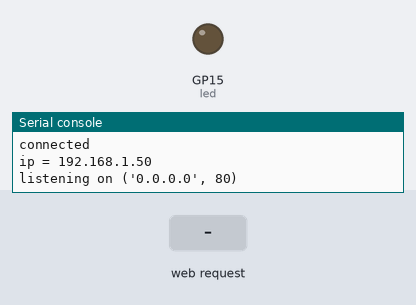
This program was run on a simulated Raspberry Pi Pico running MicroPython. Shown: output pins drawn as LEDs (lit = HIGH), the last lines printed to the serial console. The test bench sets the inputs (shaded band). WiFi joins after 1.5 s.

Above: at 3.2 s.
3.3 s: HTTP request GET /light/on received
At 4.0 s:
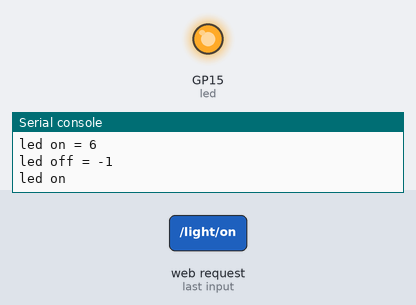
4.8 s: HTTP request GET /light/off received
At 5.2 s:
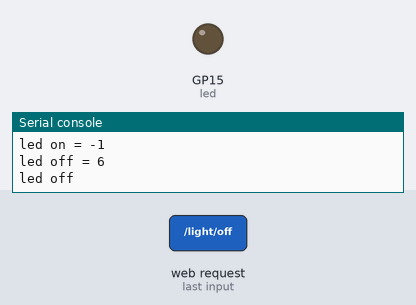
Timing chart, 0 to 7.8 s (numbered marks = the images above; inputs shaded):
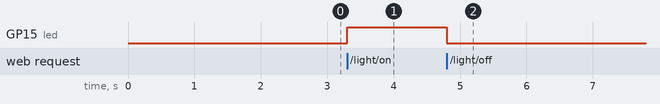

Measured:
- after the input at 3.3 s, GP15 (led): LOW → HIGH at once
- after the input at 4.8 s, GP15 (led): HIGH → LOW at once

The program:

WebServer.py
```python
'''This program is from_
https://github.com/raspberrypi/pico-micropython-examples/blob/master/wireless/webserver.py
linked to from https://docs.micropython.org/en/latest/library/rp2.html

'''

import network
import socket
import time

from machine import Pin

led = Pin(15, Pin.OUT)

ssid = 'YOUR NETWORK NAME'
password = 'YOUR NETWORK PASSWORD'

wlan = network.WLAN(network.STA_IF)
wlan.active(True)
wlan.connect(ssid, password)

html = """<!DOCTYPE html>
<html>
    <head> <title>Pico W</title> </head>
    <body> <h1>Pico W</h1>
        <p>%s</p>
    </body>
</html>
"""

max_wait = 10
while max_wait > 0:
    if wlan.status() < 0 or wlan.status() >= 3:
        break
    max_wait -= 1
    print('waiting for connection...')
    time.sleep(1)

if wlan.status() != 3:
    raise RuntimeError('network connection failed')
else:
    print('connected')
    status = wlan.ifconfig()
    print( 'ip = ' + status[0] )

addr = socket.getaddrinfo('0.0.0.0', 80)[0][-1]

s = socket.socket()
s.bind(addr)
s.listen(1)

print('listening on', addr)

# Listen for connections
while True:
    try:
        cl, addr = s.accept()
        print('client connected from', addr)
        request = cl.recv(1024)
        print(request)

        request = str(request)
        led_on = request.find('/light/on')
        led_off = request.find('/light/off')
        print( 'led on = ' + str(led_on))
        print( 'led off = ' + str(led_off))

        if led_on == 6:
            print("led on")
            led.value(1)
            stateis = "LED is ON"

        if led_off == 6:
            print("led off")
            led.value(0)
            stateis = "LED is OFF"

        response = html % stateis

        cl.send('HTTP/1.0 200 OK\r\nContent-type: text/html\r\n\r\n')
        cl.send(response)
        cl.close()

    except OSError as e:
        cl.close()
        print('connection closed')
```
